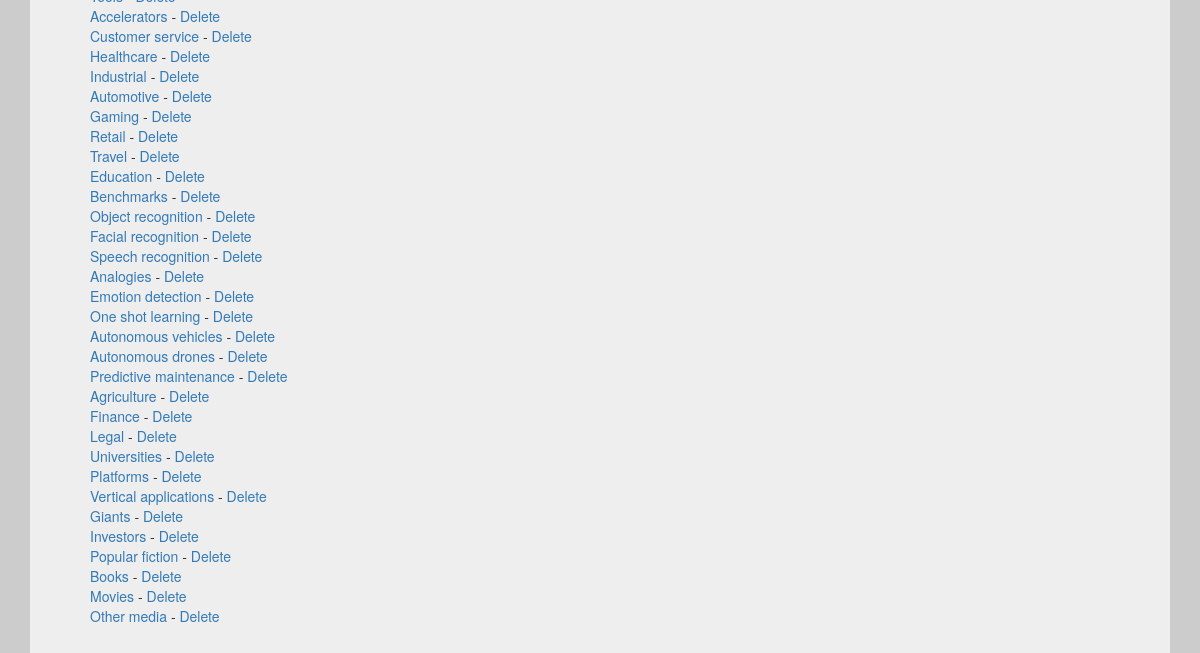
The app's page /graph (lower part), older data.
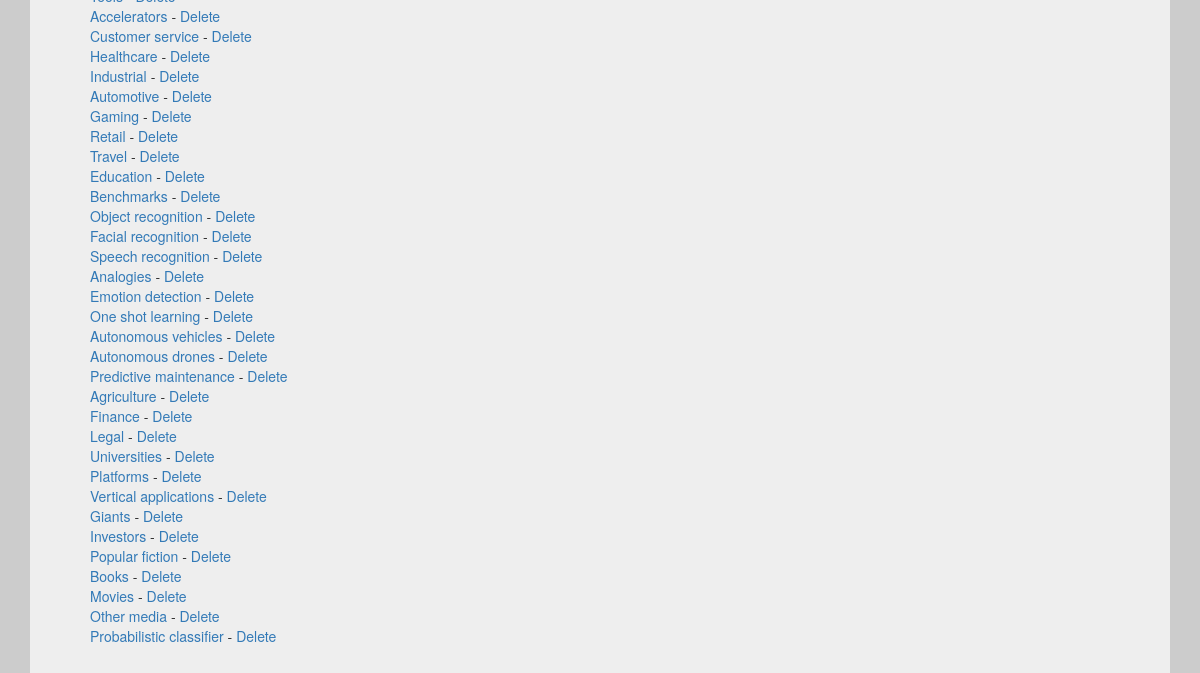
The same page, newer data.
### db.py (models this page shows, shortened)
class semantic_graph_node(db.Model):
	id = db.Column('node_id', db.Integer, primary_key = True)
	title = db.Column(db.String(255))

### modules/admin.py (the view)
@admin.route('/graph')
def graph():
	if "del" in request.args and "title" not in request.values:
		delNode = semantic_graph_node.query.filter_by(id=request.args["del"]).first()
		db.session.delete(delNode)
		db.session.commit()
	return render_template("graph.html", nodes = semantic_graph_node.query.all())

### templates/graph.html (shortened to what this page needs)
{% extends "base.html" %}
{% block content %}
  <div class="container">
    <div class="jumbotron">
		{% if not nodes %}
			No nodes found
		{% else %}
			{% for node in nodes %}
				<a href="node?id={{ node.id }}">{{ node.title }}</a> - <a href="graph?del={{ node.id }}" onclick="return confirm('Are you sure?');">Delete</a><br />
			{% endfor %}
		{% endif %}
	</div>
  </div>
{% endblock %}

Row changes from the older to the newer data that the page shows:
added semantic_graph_node: title "Probabilistic classifier"
